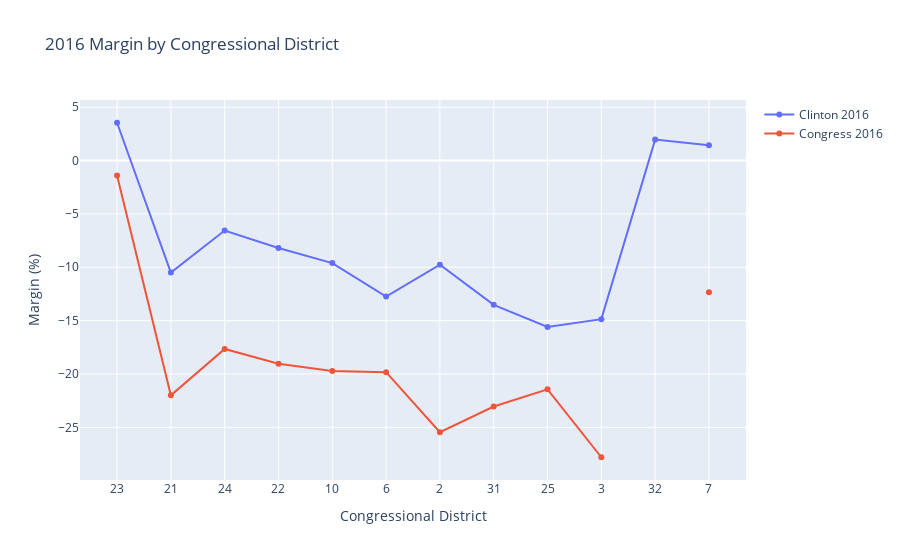

The notebook cell this image was saved under:
### Markdown cell above
# II. Congress 2016 vs Clinton 2016 by CD

### Code cell
fig = go.Figure()
fig.add_trace(go.Scatter(x=data['CD'], y=data['2016 PRES'],
                    mode='lines+markers',
                    name='Clinton 2016'))
fig.add_trace(go.Scatter(x=data['CD'], y=data['2016 US REP'],
                    mode='lines+markers',
                    name='Congress 2016'))
fig.update_xaxes(type='category',title_text='Congressional District')
fig.update_yaxes(title_text='Margin (%)')
fig.update_layout(title='2016 Margin by Congressional District')
fig.show()
fig.write_html("plot2.html")

### Figure 1 — Plotly figure (JSON) as saved in the notebook; plotly's stock layout.template omitted (floating-point values rounded to 4 significant figures)
{"data": [{"mode": "lines+markers", "name": "Clinton 2016", "type": "scatter", "x": ["23", "21", "24", "22", "10", "6", "2", "31", "25", "3", "32", "7"], "y": ["3.54%", "-10.50%", "-6.56%", "-8.19%", "-9.61%", "-12.74%", "-9.76%", "-13.52%", "-15.59%", "-14.86%", "1.96%", "1.43%"]}, {"mode": "lines+markers", "name": "Congress 2016", "type": "scatter", "x": ["23", "21", "24", "22", "10", "6", "2", "31", "25", "3", "32", "7"], "y": ["-1.40%", "-22.00%", "-17.65%", "-19.04%", "-19.72%", "-19.83%", "-25.46%", "-23.05%", "-21.44%", "-27.80%", null, "-12.35%"]}], "layout": {"title": {"text": "2016 Margin by Congressional District"}, "xaxis": {"title": {"text": "Congressional District"}, "type": "category"}, "yaxis": {"title": {"text": "Margin (%)"}}}}
